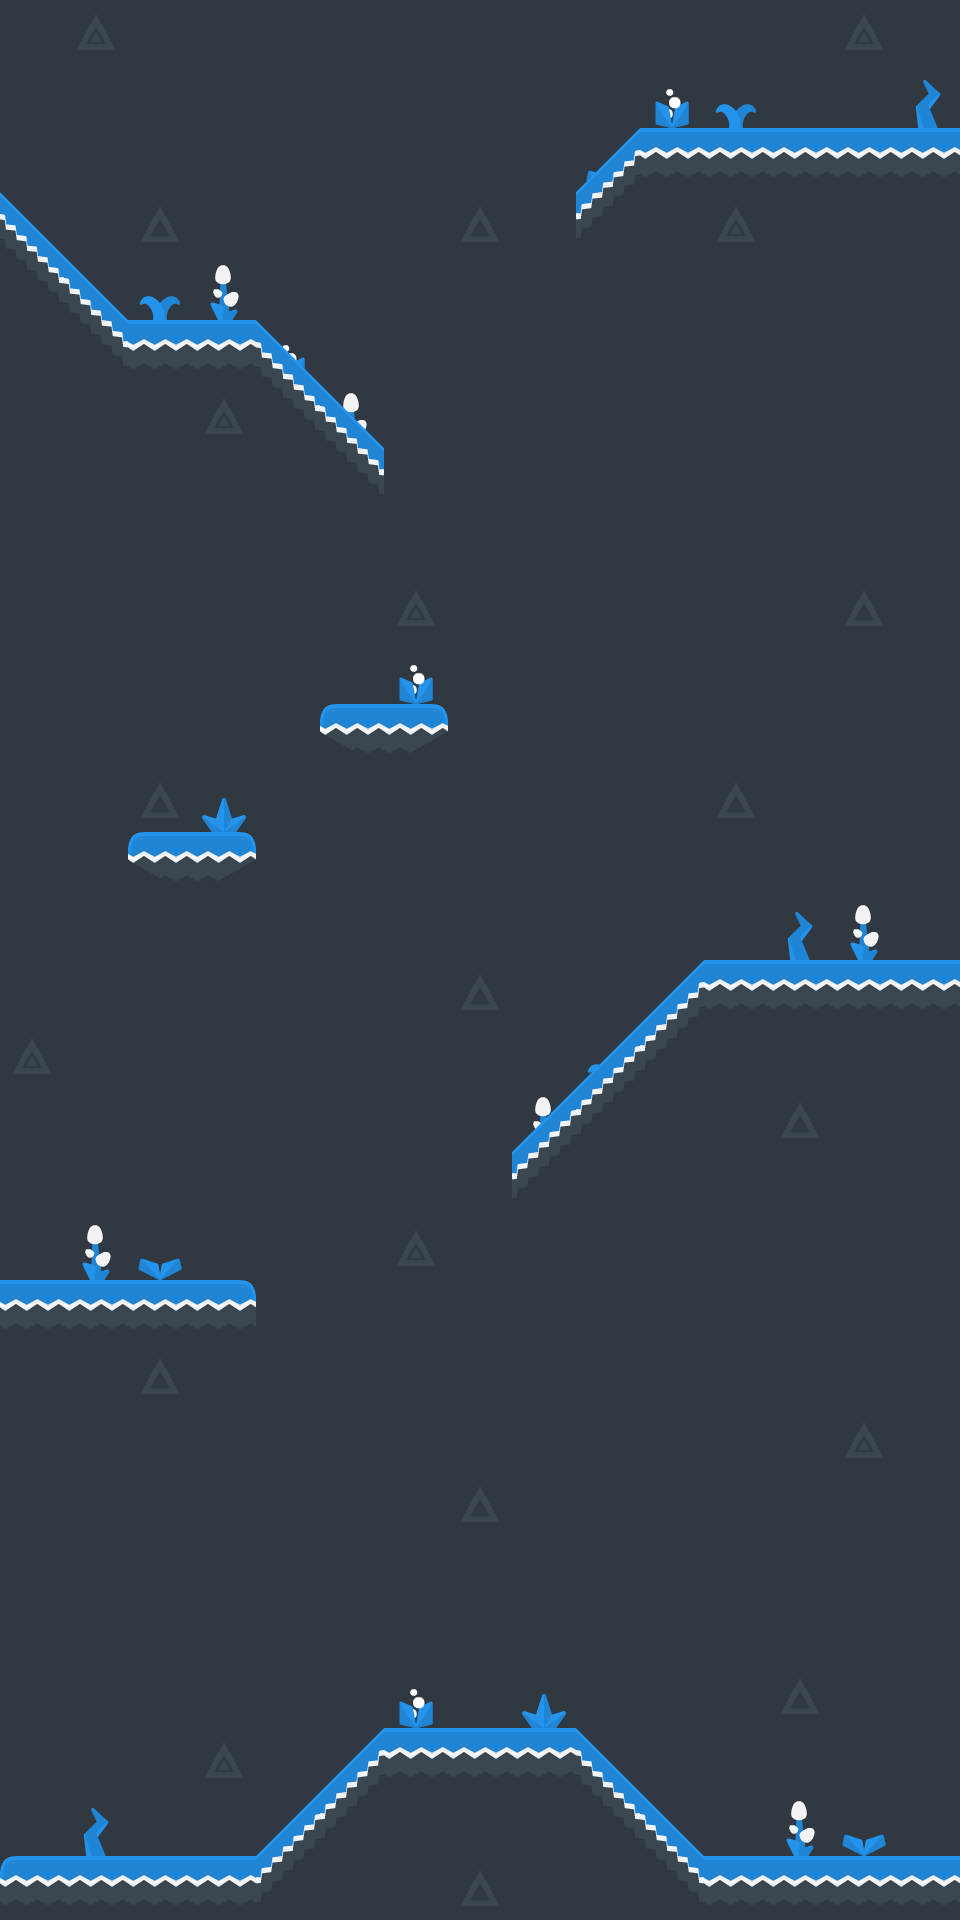

A level layout from a 2D game, rendered from its tile map. Below: a short description, then the map file with its tile-grid data intact:
An orthogonal 15x30 tile map with 64x64 px tiles, 3 tile layers (background, decorations, platforms), 2 tilesets and 10 objects.

<map version="1.0" tiledversion="1.1.6" orientation="orthogonal" renderorder="right-down" width="15" height="30" tilewidth="64" tileheight="64" infinite="0" nextobjectid="1">
 <tileset firstgid="1" name="kenney-tileset-64px-extruded" tilewidth="64" tileheight="64" spacing="2" margin="1" tilecount="374" columns="22">
  <image source="tiles/kenney-tileset-64px-extruded.png" width="1452" height="1122" />
  <tile id="132">
   <properties>
    <property name="collides" type="bool" value="true" />
   </properties>
  </tile>
  <tile id="133">
   <properties>
    <property name="collides" type="bool" value="true" />
   </properties>
  </tile>
  <tile id="134">
   <properties>
    <property name="collides" type="bool" value="true" />
   </properties>
  </tile>
  <tile id="135">
   <properties>
    <property name="collides" type="bool" value="true" />
   </properties>
  </tile>
  <tile id="136">
   <properties>
    <property name="collides" type="bool" value="true" />
   </properties>
  </tile>
  <tile id="137">
   <properties>
    <property name="collides" type="bool" value="true" />
   </properties>
  </tile>
  <tile id="138">
   <properties>
    <property name="collides" type="bool" value="true" />
   </properties>
  </tile>
  <tile id="139">
   <properties>
    <property name="collides" type="bool" value="true" />
   </properties>
  </tile>
  <tile id="140">
   <properties>
    <property name="collides" type="bool" value="true" />
   </properties>
  </tile>
  <tile id="154">
   <properties>
    <property name="collides" type="bool" value="true" />
   </properties>
  </tile>
  <tile id="155">
   <properties>
    <property name="collides" type="bool" value="true" />
   </properties>
   <objectgroup draworder="index">
    <object id="1" x="64" y="0">
     <polygon points="0,0 0,64 -64,64" />
    </object>
   </objectgroup>
  </tile>
  <tile id="156">
   <properties>
    <property name="collides" type="bool" value="true" />
   </properties>
   <objectgroup draworder="index">
    <object id="1" x="0" y="0">
     <polygon points="0,0 0,48 0,64 64,64" />
    </object>
   </objectgroup>
  </tile>
  <tile id="157">
   <properties>
    <property name="collides" type="bool" value="true" />
   </properties>
   <objectgroup draworder="index">
    <object id="1" x="64" y="0">
     <polygon points="0,0 0,64 -64,64" />
    </object>
   </objectgroup>
  </tile>
  <tile id="158">
   <properties>
    <property name="collides" type="bool" value="true" />
   </properties>
   <objectgroup draworder="index">
    <object id="1" x="0" y="0">
     <polygon points="0,0 0,64 64,64" />
    </object>
   </objectgroup>
  </tile>
  <tile id="159">
   <properties>
    <property name="collides" type="bool" value="true" />
   </properties>
  </tile>
  <tile id="160">
   <properties>
    <property name="collides" type="bool" value="true" />
   </properties>
  </tile>
  <tile id="161">
   <properties>
    <property name="collides" type="bool" value="true" />
   </properties>
  </tile>
  <tile id="162">
   <properties>
    <property name="collides" type="bool" value="true" />
   </properties>
  </tile>
  <tile id="176">
   <properties>
    <property name="collides" type="bool" value="true" />
   </properties>
  </tile>
  <tile id="177">
   <properties>
    <property name="collides" type="bool" value="true" />
   </properties>
  </tile>
  <tile id="178">
   <properties>
    <property name="collides" type="bool" value="true" />
   </properties>
  </tile>
  <tile id="179">
   <properties>
    <property name="collides" type="bool" value="true" />
   </properties>
  </tile>
  <tile id="180">
   <properties>
    <property name="collides" type="bool" value="true" />
   </properties>
  </tile>
  <tile id="181">
   <properties>
    <property name="collides" type="bool" value="true" />
   </properties>
  </tile>
  <tile id="182">
   <properties>
    <property name="collides" type="bool" value="true" />
   </properties>
  </tile>
  <tile id="183">
   <properties>
    <property name="collides" type="bool" value="true" />
   </properties>
   <objectgroup draworder="index">
    <object id="1" x="64" y="64">
     <polyline points="0,0 -64,-32 -64,-64 0,-64 0,0" />
    </object>
   </objectgroup>
  </tile>
  <tile id="184">
   <properties>
    <property name="collides" type="bool" value="true" />
   </properties>
   <objectgroup draworder="index">
    <object id="1" x="0" y="64">
     <polyline points="0,0 0,-64 64,-64 64,-32 0,0" />
    </object>
   </objectgroup>
  </tile>
 </tileset>
 <tileset firstgid="375" name="kenney-tileset-64px-extruded" tilewidth="64" tileheight="64" spacing="2" margin="1" tilecount="374" columns="22">
  <image source="tiles/kenney-tileset-64px-extruded.png" width="1452" height="1122" />
  <tile id="0">
   <properties>
    <property name="collides" type="bool" value="true" />
   </properties>
  </tile>
  <tile id="1">
   <properties>
    <property name="collides" type="bool" value="true" />
   </properties>
  </tile>
  <tile id="2">
   <properties>
    <property name="collides" type="bool" value="true" />
   </properties>
  </tile>
  <tile id="3">
   <properties>
    <property name="collides" type="bool" value="true" />
   </properties>
  </tile>
  <tile id="4">
   <properties>
    <property name="collides" type="bool" value="true" />
   </properties>
  </tile>
  <tile id="5">
   <properties>
    <property name="collides" type="bool" value="true" />
   </properties>
  </tile>
  <tile id="6">
   <properties>
    <property name="collides" type="bool" value="true" />
   </properties>
  </tile>
  <tile id="7">
   <properties>
    <property name="collides" type="bool" value="true" />
   </properties>
  </tile>
  <tile id="8">
   <properties>
    <property name="collides" type="bool" value="true" />
   </properties>
  </tile>
  <tile id="22">
   <properties>
    <property name="collides" type="bool" value="true" />
   </properties>
  </tile>
  <tile id="23">
   <properties>
    <property name="collides" type="bool" value="true" />
   </properties>
  </tile>
  <tile id="24">
   <properties>
    <property name="collides" type="bool" value="true" />
   </properties>
  </tile>
  <tile id="25">
   <properties>
    <property name="collides" type="bool" value="true" />
   </properties>
   <objectgroup draworder="index">
    <object id="1" x="64" y="0">
     <polygon points="0,0 0,64 -64,64" />
    </object>
   </objectgroup>
  </tile>
  <tile id="26">
   <properties>
    <property name="collides" type="bool" value="true" />
   </properties>
   <objectgroup draworder="index">
    <object id="1" x="0" y="0">
     <polygon points="0,0 64,64 0,64" />
    </object>
   </objectgroup>
  </tile>
  <tile id="27">
   <properties>
    <property name="collides" type="bool" value="true" />
   </properties>
  </tile>
  <tile id="28">
   <properties>
    <property name="collides" type="bool" value="true" />
   </properties>
  </tile>
  <tile id="29">
   <properties>
    <property name="collides" type="bool" value="true" />
   </properties>
   <objectgroup draworder="index">
    <object id="1" x="64" y="64">
     <polyline points="0,0 0,-64 -64,-64 -64,-32 -32,0 0,0" />
    </object>
   </objectgroup>
  </tile>
  <tile id="30">
   <properties>
    <property name="collides" type="bool" value="true" />
   </properties>
   <objectgroup draworder="index">
    <object id="1" x="0" y="0">
     <polyline points="0,0 64,0 64,32 32,64 0,64 0,0" />
    </object>
   </objectgroup>
  </tile>
  <tile id="44">
   <properties>
    <property name="collides" type="bool" value="true" />
   </properties>
  </tile>
  <tile id="45">
   <properties>
    <property name="collides" type="bool" value="true" />
   </properties>
  </tile>
  <tile id="46">
   <properties>
    <property name="collides" type="bool" value="true" />
   </properties>
  </tile>
  <tile id="47">
   <properties>
    <property name="collides" type="bool" value="true" />
   </properties>
  </tile>
  <tile id="48">
   <properties>
    <property name="collides" type="bool" value="true" />
   </properties>
  </tile>
  <tile id="49">
   <properties>
    <property name="collides" type="bool" value="true" />
   </properties>
  </tile>
  <tile id="50">
   <properties>
    <property name="collides" type="bool" value="true" />
   </properties>
  </tile>
  <tile id="51">
   <properties>
    <property name="collides" type="bool" value="true" />
   </properties>
  </tile>
  <tile id="52">
   <properties>
    <property name="collides" type="bool" value="true" />
   </properties>
  </tile>
 </tileset>
 <layer name="background" width="15" height="30">
  <data encoding="csv">
133,177,133,133,133,133,133,133,133,133,133,133,133,177,133,
133,133,133,133,133,133,133,133,133,133,133,133,133,133,133,
133,133,133,133,133,133,133,133,133,133,133,133,133,133,133,
133,133,155,133,133,133,133,155,133,133,133,177,133,133,133,
133,133,133,133,133,133,133,133,133,133,133,133,133,133,133,
133,133,133,133,133,133,133,133,133,133,133,133,133,133,133,
133,133,133,177,133,133,133,133,133,133,133,133,133,133,133,
133,133,133,133,133,133,133,133,133,133,133,133,133,133,133,
133,133,133,133,133,133,133,133,133,133,133,133,133,133,133,
133,133,133,133,133,133,177,133,133,133,133,133,133,155,133,
133,133,133,133,133,133,133,133,133,133,133,133,133,133,133,
133,133,133,133,133,133,133,133,133,133,133,133,133,133,133,
133,133,155,133,133,133,133,133,133,133,133,155,133,133,133,
133,133,133,133,133,133,133,133,133,133,133,133,133,133,133,
133,133,133,133,133,133,133,133,133,133,133,133,133,133,133,
133,133,133,133,133,133,133,155,133,133,133,133,133,133,133,
177,133,133,133,133,133,133,133,133,133,133,133,133,133,133,
133,133,133,133,133,133,133,133,133,133,133,133,155,133,133,
133,133,133,133,133,133,133,133,133,133,133,133,133,133,133,
133,133,133,133,133,133,177,133,133,133,133,133,133,133,133,
133,133,133,133,133,133,133,133,133,133,133,133,133,133,133,
133,133,155,133,133,133,133,133,133,133,133,133,133,133,133,
133,133,133,133,133,133,133,133,133,133,133,133,133,177,133,
133,133,133,133,133,133,133,155,133,133,133,133,133,133,133,
133,133,133,133,133,133,133,133,133,133,133,133,133,133,133,
133,133,133,133,133,133,133,133,133,133,133,133,133,133,133,
133,133,133,133,133,133,133,133,133,133,133,133,155,133,133,
133,133,133,177,133,133,133,133,133,133,133,133,133,133,133,
133,133,133,133,133,178,133,133,133,179,133,133,133,133,133,
133,133,133,133,178,133,133,155,133,133,179,133,133,133,177
</data>
 </layer>
 <layer name="decorations" width="15" height="30">
  <data encoding="csv">
0,0,0,0,0,0,0,0,0,0,0,0,0,0,0,
0,0,0,0,0,0,0,0,0,0,122,100,0,0,98,
0,0,0,0,0,0,0,0,0,121,0,0,0,0,0,
0,0,0,0,0,0,0,0,0,0,0,0,0,0,0,
0,0,100,120,0,0,0,0,0,0,0,0,0,0,0,
0,0,0,0,122,0,0,0,0,0,0,0,0,0,0,
0,0,0,0,0,120,0,0,0,0,0,0,0,0,0,
0,0,0,0,0,0,0,0,0,0,0,0,0,0,0,
0,0,0,0,0,0,0,0,0,0,0,0,0,0,0,
0,0,0,0,0,0,0,0,0,0,0,0,0,0,0,
0,0,0,0,0,0,122,0,0,0,0,0,0,0,0,
0,0,0,0,0,0,0,0,0,0,0,0,0,0,0,
0,0,0,99,0,0,0,0,0,0,0,0,0,0,0,
0,0,0,0,0,0,0,0,0,0,0,0,0,0,0,
0,0,0,0,0,0,0,0,0,0,0,0,98,120,0,
0,0,0,0,0,0,0,0,0,0,0,0,0,0,0,
0,0,0,0,0,0,0,0,0,100,0,0,0,0,0,
0,0,0,0,0,0,0,0,120,0,0,0,0,0,0,
0,0,0,0,0,0,0,0,0,0,0,0,0,0,0,
0,120,121,0,0,0,0,0,0,0,0,0,0,0,0,
0,0,0,0,0,0,0,0,0,0,0,0,0,0,0,
0,0,0,0,0,0,0,0,0,0,0,0,0,0,0,
0,0,0,0,0,0,0,0,0,0,0,0,0,0,0,
0,0,0,0,0,0,0,0,0,0,0,0,0,0,0,
0,0,0,0,0,0,0,0,0,0,0,0,0,0,0,
0,0,0,0,0,0,0,0,0,0,0,0,0,0,0,
0,0,0,0,0,0,122,0,99,0,0,0,0,0,0,
0,0,0,0,0,0,0,0,0,0,0,0,0,0,0,
0,98,0,0,0,0,0,0,0,0,0,0,120,121,0,
0,0,0,0,0,0,0,0,0,0,0,0,0,0,0
</data>
 </layer>
 <layer name="platforms" width="15" height="30">
  <data encoding="csv">
0,0,0,0,0,0,0,0,0,0,0,0,0,0,0,
0,0,0,0,0,0,0,0,0,0,0,0,0,0,0,
0,0,0,0,0,0,0,0,0,156,135,135,135,135,135,
157,0,0,0,0,0,0,0,0,178,0,0,0,0,0,
179,157,0,0,0,0,0,0,0,0,0,0,0,0,0,
0,179,135,135,157,0,0,0,0,0,0,0,0,0,0,
0,0,0,0,179,157,0,0,0,0,0,0,0,0,0,
0,0,0,0,0,179,0,0,0,0,0,0,0,0,0,
0,0,0,0,0,0,0,0,0,0,0,0,0,0,0,
0,0,0,0,0,0,0,0,0,0,0,0,0,0,0,
0,0,0,0,0,0,0,0,0,0,0,0,0,0,0,
0,0,0,0,0,184,185,0,0,0,0,0,0,0,0,
0,0,0,0,0,0,0,0,0,0,0,0,0,0,0,
0,0,184,185,0,0,0,0,0,0,0,0,0,0,0,
0,0,0,0,0,0,0,0,0,0,0,0,0,0,0,
0,0,0,0,0,0,0,0,0,0,156,135,135,135,135,
0,0,0,0,0,0,0,0,0,156,178,0,0,0,0,
0,0,0,0,0,0,0,0,156,178,0,0,0,0,0,
0,0,0,0,0,0,0,0,178,0,0,0,0,0,0,
0,0,0,0,0,0,0,0,0,0,0,0,0,0,0,
135,135,135,136,0,0,0,0,0,0,0,0,0,0,0,
0,0,0,0,0,0,0,0,0,0,0,0,0,0,0,
0,0,0,0,0,0,0,0,0,0,0,0,0,0,0,
0,0,0,0,0,0,0,0,0,0,0,0,0,0,0,
0,0,0,0,0,0,0,0,0,0,0,0,0,0,0,
0,0,0,0,0,0,0,0,0,0,0,0,0,0,0,
0,0,0,0,0,0,0,0,0,0,0,0,0,0,0,
0,0,0,0,0,156,135,135,135,157,0,0,0,0,0,
0,0,0,0,156,0,0,0,0,0,157,0,0,0,0,
134,135,135,135,0,0,0,0,0,0,0,135,135,135,135
</data>
 </layer>
</map>
